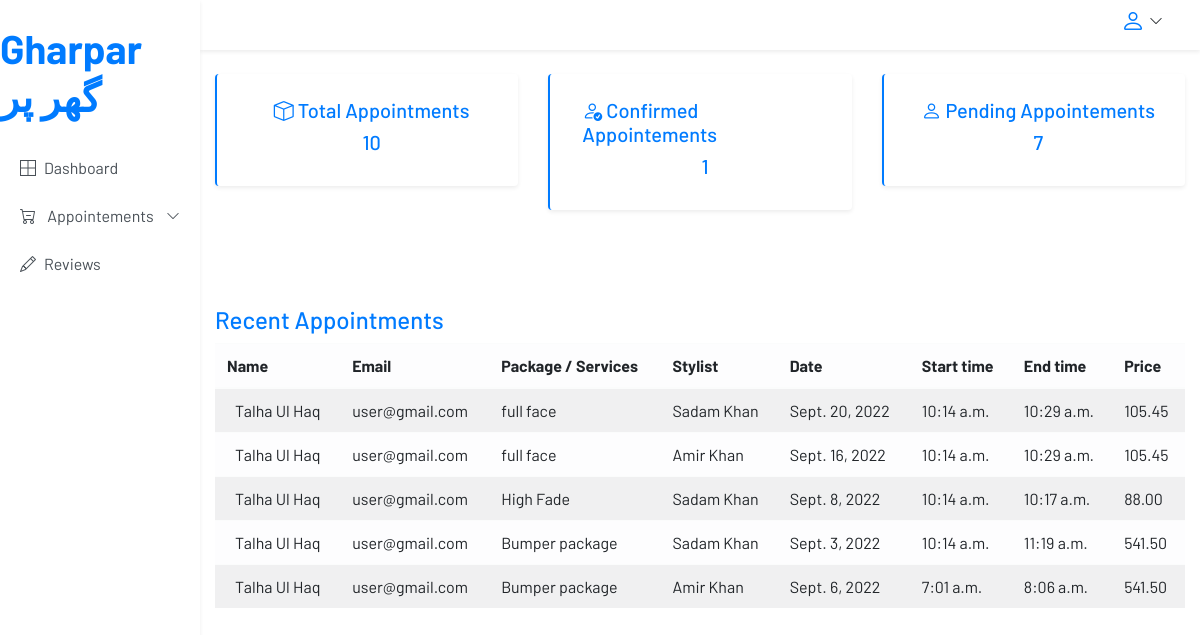
Screenshot of /user/dashboard/ (signed in) with the database file from the repository.
### core/models.py (models this page shows, shortened)
class Appointment(models.Model):
    OPTIONS = (
        ('Pending','Pending'),
        ('Confirmed','Confirmed'),
        ('Cancelled','Cancelled'),
        ('Completed','Completed'),
    )
    employee = models.ForeignKey(Employee, on_delete=models.CASCADE, verbose_name='Employee',default=2)
    customer = models.ForeignKey(User, on_delete=models.CASCADE, verbose_name='Customer')
    package = models.ForeignKey(Package, on_delete=models.CASCADE, verbose_name='Package', blank=True, null=True)
    service = models.ManyToManyField(Service, verbose_name='Service', blank=True)
    status  = models.CharField(max_length=100,choices= OPTIONS,verbose_name='Status', default='Pending')
    date = models .DateField(verbose_name='Date')
    start_time = models.TimeField(verbose_name='Start Time')
    end_time = models.TimeField(verbose_name='End Time')
    created = models.DateTimeField(auto_now_add=True, verbose_name='Created at')
    class Meta:
        verbose_name = 'appointment'
        verbose_name_plural = 'appointments'
        ordering = ['-created']

class Package(models.Model):
    name = models.CharField(max_length=200, verbose_name='Name')
    description = models.TextField(verbose_name='Description')
    services = models.ManyToManyField(Service, verbose_name='Services')
    created_by = models.ForeignKey(User, on_delete=models.CASCADE, verbose_name='Created by')
    duration = models.DecimalField(max_digits=10, decimal_places=2, verbose_name='Duration')
    price = models.DecimalField(max_digits=10, decimal_places=2, verbose_name='Price')
    discount = models.DecimalField(max_digits=10, decimal_places=2, verbose_name='Discount', default=0)
    image = models.ImageField(verbose_name='Image', upload_to='packages')

class Service(models.Model):
    name = models.CharField(max_length=200, verbose_name='Name')
    description = models.TextField(verbose_name='Description')
    image = models.ImageField(verbose_name='Image', upload_to='services')
    category = models.ForeignKey('Category', on_delete=models.CASCADE, verbose_name='Category')
    price = models.DecimalField(max_digits=10, decimal_places=2, verbose_name='Price')
    duration = models.DecimalField(max_digits=10, decimal_places=2, verbose_name='Duration')
    created = models.DateTimeField(auto_now_add=True, verbose_name='Created at')
    class Meta:
        verbose_name = 'service'
        verbose_name_plural = 'services'
        ordering = ['-created']

### accounts/models.py (models this page shows, shortened)
class User(AbstractUser):
    username = None
    email = models.EmailField(unique=True, blank=False,
                              error_messages={
                                  'unique': "A user with that email already exists.",
                              })
    image = models.ImageField(
        upload_to='profile_pictures', null=True, blank=True)
    USERNAME_FIELD = "email"
    REQUIRED_FIELDS = ['first_name', 'last_name']
    is_employee = models.BooleanField(default=False)
    objects = UserManager()

class Employee(models.Model):
    JOBS = (
        ('Fashion Designer', 'Fashion Designer'),
        ('Beautician', 'Beautician'),
        ('Hair Stylist', 'Hair Stylist'),
        ('Makeup Artist', 'Makeup Artist'),
        ('Nail Artist', 'Nail Artist'),
        ('Other', 'Other'),
    )
    user = models.OneToOneField(User, on_delete=models.CASCADE)
    position = models.CharField(max_length=100, choices=JOBS, default='Other')
    salary = models.DecimalField(max_digits=10, decimal_places=2)
    class Meta:
        verbose_name = 'employee'
        verbose_name_plural = 'employees'
    def __str__(self):
        return self.user.first_name + ' ' + self.user.last_name

### accounts/restrictions.py (the view)
    def wrapper(request, *args, **kwargs):
        if request.user.is_authenticated and request.user.is_employee == False and request.user.is_superuser == False:
            return function(request, *args, **kwargs)
        else:
            messages.error(request, 'You are not authorized to access this page, please login!')
            return redirect('login')

### accounts/restrictions.py (called while the page is built)
def only_user(function):
    def wrapper(request, *args, **kwargs):
        if request.user.is_authenticated and request.user.is_employee == False and request.user.is_superuser == False:
            return function(request, *args, **kwargs)
        else:
            messages.error(request, 'You are not authorized to access this page, please login!')
            return redirect('login')
    return wrapper

### core/views.py (called while the page is built)
@only_user
def user_dashboard(request):
    appointments = Appointment.objects.filter(customer=request.user)
    pending = appointments.filter(status='Pending').count()
    completed = appointments.filter(status='Completed').count()
    confirmed = appointments.filter(status='Confirmed').count()
    return render(request, 'user/user_dashboard.html', {'appointments_count': appointments.count(), 'pending': pending, 'completed': completed, 'confirmed': confirmed,'appointments': appointments[:5]})

### templates/user/user_dashboard.html (shortened to what this page needs)
{% extends "partials/base.html" %} {% load static %} {% block content %}
<main class="container-fluid">
            <section class="row">
              <div class="col-md-6 col-lg-4">
                <article class="p-4 rounded shadow-sm border-left mb-4">
                  <a href="#" class="d-flex align-items-center flex-column">
                    <h5 class="ml-2"> <span class="bi bi-box h5"></span> Total Appointments</h5>
                    <h5 class="ml-2">{{appointments_count}}</h5>
                  </a>
                </article>
              </div>
              <div class="col-md-6 col-lg-4">
                <article class="p-4 rounded shadow-sm border-left mb-4">
                  <a href="#" class="d-flex align-items-center flex-column">
                    <h5 class="ml-2"><span class="bi bi-person-check h5"></span>  Confirmed Appointements</h5>
                    <h5 class="ml-2">{{confirmed}}</h5>
                  </a>
                </article>
              </div>
              <div class="col-md-6 col-lg-4">
                <article class="p-4 rounded shadow-sm border-left mb-4">
                  <a href="#" class="d-flex align-items-center flex-column">
                    <h5 class="ml-2"><span class="bi bi-person h5"></span> Pending Appointements</h5>
                    <h5 class="ml-2">  {{pending}}</h5>
                  </a>
                </article>
              </div>
            </section>
<br><br><br>
            <h4><a href="">Recent Appointments</a></h4>
    <div class="table-responsive">
      <table class="table table-striped table-light table-hover">
        <thead>
          <tr>
            <th>Name</th>
            <th>Email</th>
            <th>Package / Services</th>
            <th>Stylist</th>
            <th>Date</th>
            <th>Start time</th>
            <th>End time</th>
            <th>Price</th>
          </tr>
        </thead>
        <tbody>
          {% for booking in appointments %}
          <tr>
            <td>
              <div class="d-flex align-items-center">
                <span class="ml-2">{{booking.customer.first_name}} {{booking.customer.last_name}}</span>
              </div>
            </td>
            <td>{{booking.customer.email}}<br></td>
              <td>
             {% if booking.package.name %}
              {{booking.package.name}}
            {% else %}
            {% for service in booking.package.services.all %}
            {{service.name}}
            {% endfor %}
             {% endif %}
            </td>
            <td>{{booking.employee | title}}</td>
            <td>{{booking.date}}</td>
            <td>
            {{booking.start_time}}
            </td>
            <td>
            {{booking.end_time}}
            </td>
            <td>
            {{booking.package.price}}
            </td>
          </tr>
          {% endfor %}
        </tbody>
      </table>
    </div>
          </main>
{%endblock%}

### static/css/admin_style.css (style rules this page uses)
body { font-family: 'Barlow', sans-serif; }
.border-left { border-left: 2px solid var(--primary) !important; }

### rows the page displays
Appointment: customer.first_name "Talha", customer.last_name "Ul Haq", customer.email "user@gmail.com", package.name "full face", employee "Sadam Khan", date "Sept. 20, 2022", start_time "10:14 a.m.", end_time "10:29 a.m.", package.price "105.45"
Appointment: customer.first_name "Talha", customer.last_name "Ul Haq", customer.email "user@gmail.com", package.name "full face", employee "Amir Khan", date "Sept. 16, 2022", start_time "10:14 a.m.", end_time "10:29 a.m.", package.price "105.45"
Appointment: customer.first_name "Talha", customer.last_name "Ul Haq", customer.email "user@gmail.com", employee "Sadam Khan", date "Sept. 8, 2022", start_time "10:14 a.m.", end_time "10:17 a.m.", package.price "88.00"
Service: name "High Fade"
Appointment: customer.first_name "Talha", customer.last_name "Ul Haq", customer.email "user@gmail.com", package.name "Bumper package", employee "Sadam Khan", date "Sept. 3, 2022", start_time "10:14 a.m.", end_time "11:19 a.m.", package.price "541.50"
Appointment: customer.first_name "Talha", customer.last_name "Ul Haq", customer.email "user@gmail.com", package.name "Bumper package", employee "Amir Khan", date "Sept. 6, 2022", start_time "7:01 a.m.", end_time "8:06 a.m.", package.price "541.50"

### other values shown
{{ appointments_count }} "10"
{{ confirmed }} "1"
{{ pending }} "7"
